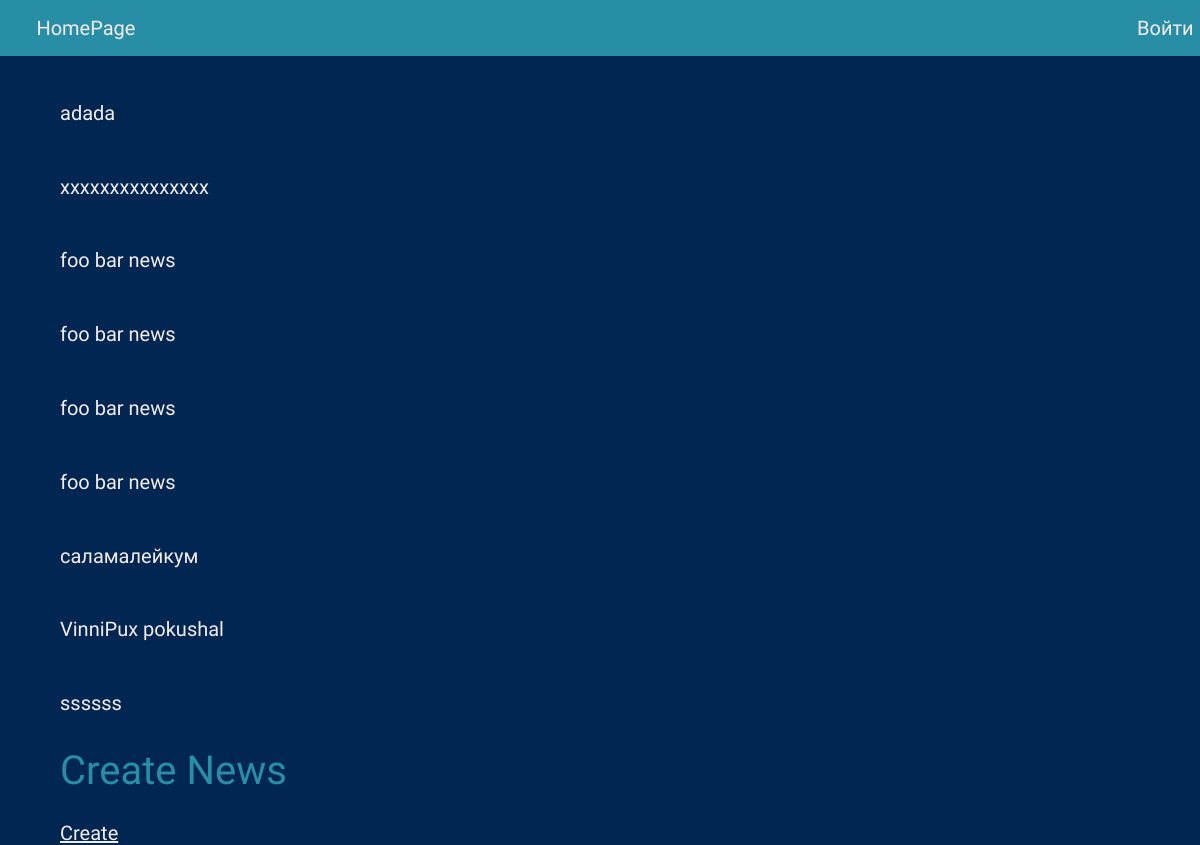
Before: / with the older database file.
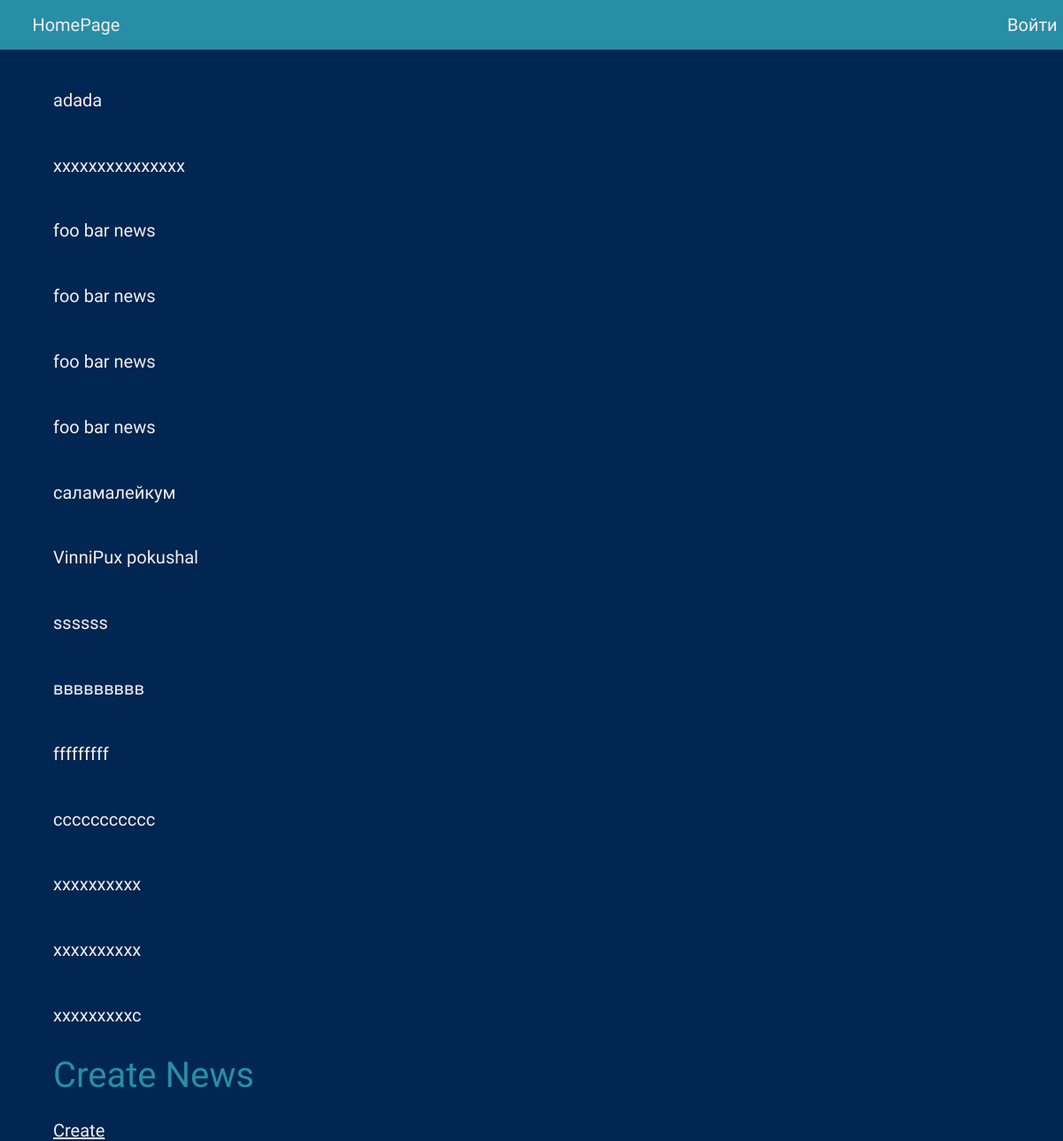
After: the same page with the newer database file.
### news/models.py (models this page shows, shortened)
class News(models.Model):
    author = models.ForeignKey(User, null=True, on_delete=models.SET_NULL)
    article = models.CharField(max_length=100)
    body = models.TextField(blank=True, null=True)
    commentary = models.ManyToManyField(Commentaries)
    likes = models.ManyToManyField(Likes)
    image = models.ImageField(upload_to='news_image/', default='news_images/default_news.jpg', null=True, blank=True)
    image_thumbnail = models.ImageField(upload_to='news_images/', null=True, blank=True)

### news/views.py (the view)
# urls.py: path('', index, name='index'),
def index(request, *args, **kwargs):
    qs = News.objects.all()
    context = {'news_list': qs}
    return render(request, 'index.html', context)

### templates/index.html (shortened to what this page needs)
{% extends "base.html" %}
{% block content %}
{% for news in news_list %}
    <h1>
        <a class="link" href="news/{{ news.id }}">{{ news.article }}</a>
    </h1>
{% endfor %}
<h1 style="margin-left: 60px;">Create News</h1>
<a class="create_article" href="news/create" style="margin-left: 60px;">Create</a>
{% endblock %}

### templates/base.html (shortened to what this page needs)
{% load static %}
<!DOCTYPE html>
<html lang="en">
<head>
    <link rel="stylesheet" href="{% static 'css/main_style.css' %}">
</head>
<body>
    {% include "navbar.html" %}
    <div class="main-cont">
        {% block content %}
        {% endblock %}
    </div>
</body>
</html>

### templates/navbar.html (shortened to what this page needs)
<nav class="navbar">
    <a class="homepage" href="/">HomePage</a>
    <div class="nav-menu">
        {% if user.is_authenticated %}
            <span class="user_nav">user: {{ user }}</span>
            <a class="logout" href="/logout">Выйти</a>
        {% else %}
            <div class="wrapper">
                <a class="login" href="/login">Войти</a>
            </div>
        {% endif %}
    </div>
</nav>

### staticbase/css/main_style.css (style rules this page uses)
body { margin: 0; padding: 0; height: 100vh; background: #002651; }
.navbar { padding: 1em 0.4em; background: #278ea5; display: flex; justify-content: space-between; align-items: center; }
.homepage { color: #f5eded; font-family: 'Akaya Telivigala', cursive; font-size: 20px; margin-left: 30px; text-decoration: none; }
.login { color: #f5eded; font-family: 'Akaya Telivigala', cursive; font-size: 20px; margin-left: 30px; text-decoration: none; }
.link { color: #f5eded; font-family: 'Akaya Telivigala', cursive; font-size: 20px; margin-left: 30px; text-decoration: none; }
h1 { color: #278ea5; font-weight: 500; font-size: 2.5em; font-family: 'Shippori Mincho B1', serif; margin-left: 30px; }
.create_article { color: #f5eded; font-family: 'Akaya Telivigala', cursive; font-size: 20px; margin-left: 30px; }

Changed rows visible on the page:
added News: article "ввввввввв"
added News: article "fffffffff"
added News: article "ccccccccccc"
added News: article "xxxxxxxxxx"
added News: article "xxxxxxxxxx"
added News: article "xxxxxxxxxc"
